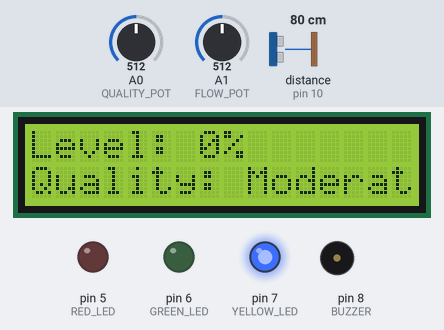
Simulated run of this sketch. Board: Arduino Uno, built with avr-gcc and run on an emulated ATmega328P. Parts: 16×2 character LCD, output pins drawn as LEDs (lit = HIGH), buzzer (waves = sounding, pin HIGH). Wiring (from diagram.json): ultrasonic range finder: trigger pin 9; echo pin 10. The test bench sets the inputs (shaded band); at power-on: A1 (FLOW_POT) = 512, A0 (QUALITY_POT) = 512, distance to the obstacle (sensor on pin 10) 80 cm. The echo pulse lasts 58.3 µs per cm; pins used as bus, display or sensor lines are not drawn; what the sketch prints to the serial monitor is not drawn.

Above: at 3.2 s.
3.3 s: A1 (FLOW_POT) set to 689
6.0 s: A1 (FLOW_POT) set to 714
At 8.8 s:
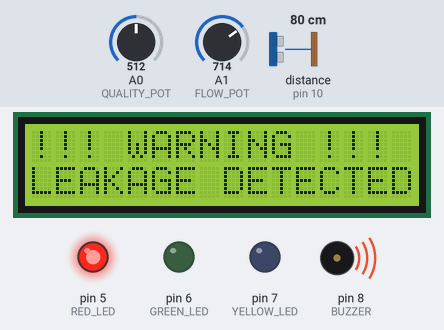
11.8 s: A0 (QUALITY_POT) set to 710
At 14.8 s:
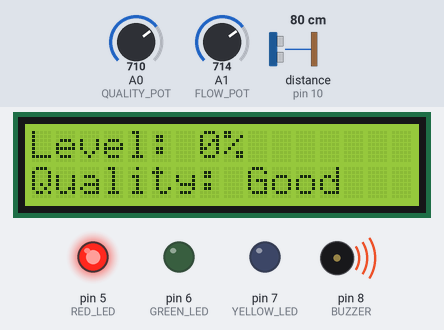
17.9 s: A0 (QUALITY_POT) set to 688
At 19.1 s:
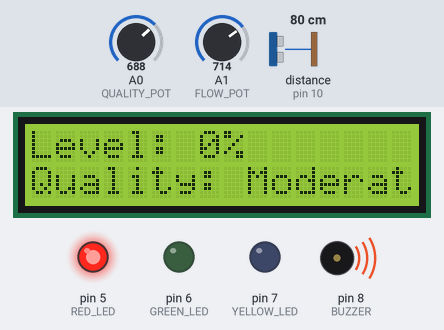
24.0 s: A0 (QUALITY_POT) set to 306
At 28.0 s:
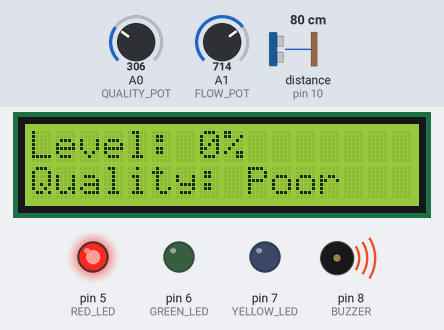
30.1 s: distance to the obstacle (sensor on pin 10) set to 2 cm
At 32.0 s:
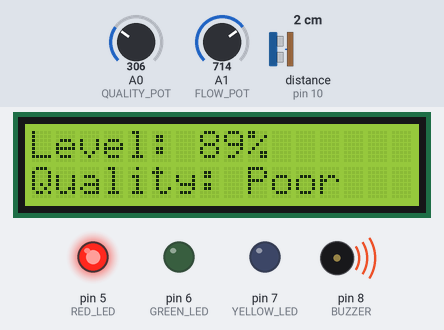
Timing chart, 0 to 33.5 s (numbered marks = the images above; inputs shaded):
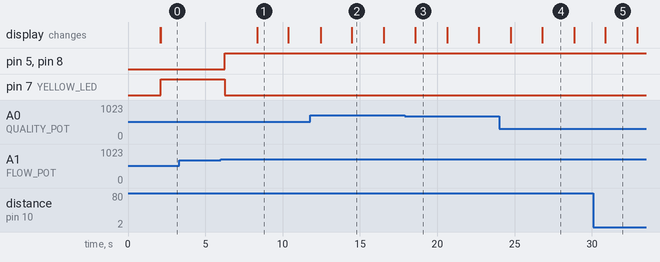

Measured:
- the behaviour switches between 700 and 701 on A1 (FLOW_POT) (found by bisection; images 0 and 1)
- the behaviour switches between 700 and 699 on A0 (QUALITY_POT) (found by bisection; images 2 and 3)
- after the input at 6.0 s, pin 5 (RED_LED), pin 8 (BUZZER): LOW → HIGH after 0.25 s; pin 7 (YELLOW_LED): HIGH → LOW after 0.25 s; the display: changes after 2.3 s (image 1)
- after the input at 11.8 s, the display: first differs from a run without the input after 2.7 s (image 2)
- after the input at 17.9 s, the display: changes after 0.68 s (image 3)
- after the input at 24.0 s, the display: first differs from a run without the input after 2.8 s (image 4)
- after the input at 30.1 s, the display: changes after 0.78 s (image 5)

The sketch:

sketch.ino
```cpp
#include <Wire.h>
#include <LiquidCrystal_I2C.h>

// ---------------- PIN CONNECTIONS ----------------
#define TRIG_PIN 9
#define ECHO_PIN 10

#define BUZZER 8

#define GREEN_LED 6
#define YELLOW_LED 7
#define RED_LED 5

#define QUALITY_POT A0
#define FLOW_POT A1

// LCD I2C address
LiquidCrystal_I2C lcd(0x27, 16, 2);

// ---------------- SETTINGS ----------------
#define TANK_HEIGHT 20.0   // Tank height in cm

// Thresholds
#define LOW_LEVEL 30
#define HIGH_LEVEL 70

#define QUALITY_GOOD 700
#define QUALITY_MODERATE 400

#define LEAKAGE_THRESHOLD 700


// =================================================
// SETUP
// =================================================
void setup()
{
  pinMode(TRIG_PIN, OUTPUT);
  pinMode(ECHO_PIN, INPUT);

  pinMode(BUZZER, OUTPUT);

  pinMode(GREEN_LED, OUTPUT);
  pinMode(YELLOW_LED, OUTPUT);
  pinMode(RED_LED, OUTPUT);

  Serial.begin(9600);

  lcd.init();
  lcd.backlight();

  lcd.setCursor(0, 0);
  lcd.print("Water Monitoring");
  lcd.setCursor(0, 1);
  lcd.print("System Starting");

  delay(2000);
  lcd.clear();
}


// =================================================
// MEASURE WATER LEVEL
// =================================================
float getDistance()
{
  digitalWrite(TRIG_PIN, LOW);
  delayMicroseconds(2);

  digitalWrite(TRIG_PIN, HIGH);
  delayMicroseconds(10);

  digitalWrite(TRIG_PIN, LOW);

  long duration = pulseIn(ECHO_PIN, HIGH, 30000);

  float distance = duration * 0.0343 / 2;

  return distance;
}


// =================================================
// CALCULATE WATER LEVEL
// =================================================
int getWaterLevel()
{
  float distance = getDistance();

  // Limit distance
  if (distance > TANK_HEIGHT)
    distance = TANK_HEIGHT;

  if (distance < 0)
    distance = 0;

  // Convert distance into water level percentage
  int level = ((TANK_HEIGHT - distance) / TANK_HEIGHT) * 100;

  if (level < 0)
    level = 0;

  if (level > 100)
    level = 100;

  return level;
}


// =================================================
// GET WATER QUALITY
// =================================================
String getWaterQuality(int value)
{
  if (value >= QUALITY_GOOD)
  {
    return "Good";
  }
  else if (value >= QUALITY_MODERATE)
  {
    return "Moderate";
  }
  else
  {
    return "Poor";
  }
}


// =================================================
// LED AND BUZZER STATUS
// =================================================
void setStatus(int level, int quality, int flow)
{
  // Turn everything OFF first
  digitalWrite(GREEN_LED, LOW);
  digitalWrite(YELLOW_LED, LOW);
  digitalWrite(RED_LED, LOW);
  digitalWrite(BUZZER, LOW);

  // Leakage detected
  if (flow > LEAKAGE_THRESHOLD)
  {
    digitalWrite(RED_LED, HIGH);
    digitalWrite(BUZZER, HIGH);
  }

  // Poor water quality
  else if (quality < QUALITY_MODERATE)
  {
    digitalWrite(RED_LED, HIGH);
    digitalWrite(BUZZER, HIGH);
  }

  // Low water level
  else if (level < LOW_LEVEL)
  {
    digitalWrite(YELLOW_LED, HIGH);
  }

  // Moderate quality
  else if (quality < QUALITY_GOOD)
  {
    digitalWrite(YELLOW_LED, HIGH);
  }

  // Everything normal
  else
  {
    digitalWrite(GREEN_LED, HIGH);
  }
}


// =================================================
// MAIN LOOP
// =================================================
void loop()
{
  // -------- WATER LEVEL --------
  int waterLevel = getWaterLevel();

  // -------- WATER QUALITY --------
  int qualityValue = analogRead(QUALITY_POT);

  String quality = getWaterQuality(qualityValue);

  // -------- FLOW / LEAKAGE --------
  // In Wokwi, Potentiometer 2 simulates water flow.
  int flowValue = analogRead(FLOW_POT);

  // -------- STATUS --------
  setStatus(waterLevel, qualityValue, flowValue);

  // -------- LCD DISPLAY --------
  lcd.clear();

  lcd.setCursor(0, 0);
  lcd.print("Level: ");
  lcd.print(waterLevel);
  lcd.print("%");

  lcd.setCursor(0, 1);
  lcd.print("Quality: ");
  lcd.print(quality);

  delay(2000);

  // -------- SERIAL MONITOR --------
  Serial.print("Water Level: ");
  Serial.print(waterLevel);
  Serial.println("%");

  Serial.print("Quality Value: ");
  Serial.println(qualityValue);

  Serial.print("Water Quality: ");
  Serial.println(quality);

  Serial.print("Flow Value: ");
  Serial.println(flowValue);

  Serial.println("--------------------");

  // -------- LEAKAGE DISPLAY --------
  if (flowValue > LEAKAGE_THRESHOLD)
  {
    lcd.clear();

    lcd.setCursor(0, 0);
    lcd.print("!!! WARNING !!!");

    lcd.setCursor(0, 1);
    lcd.print("LEAKAGE DETECTED");

    digitalWrite(RED_LED, HIGH);
    digitalWrite(BUZZER, HIGH);

    delay(2000);
  }
}
```
